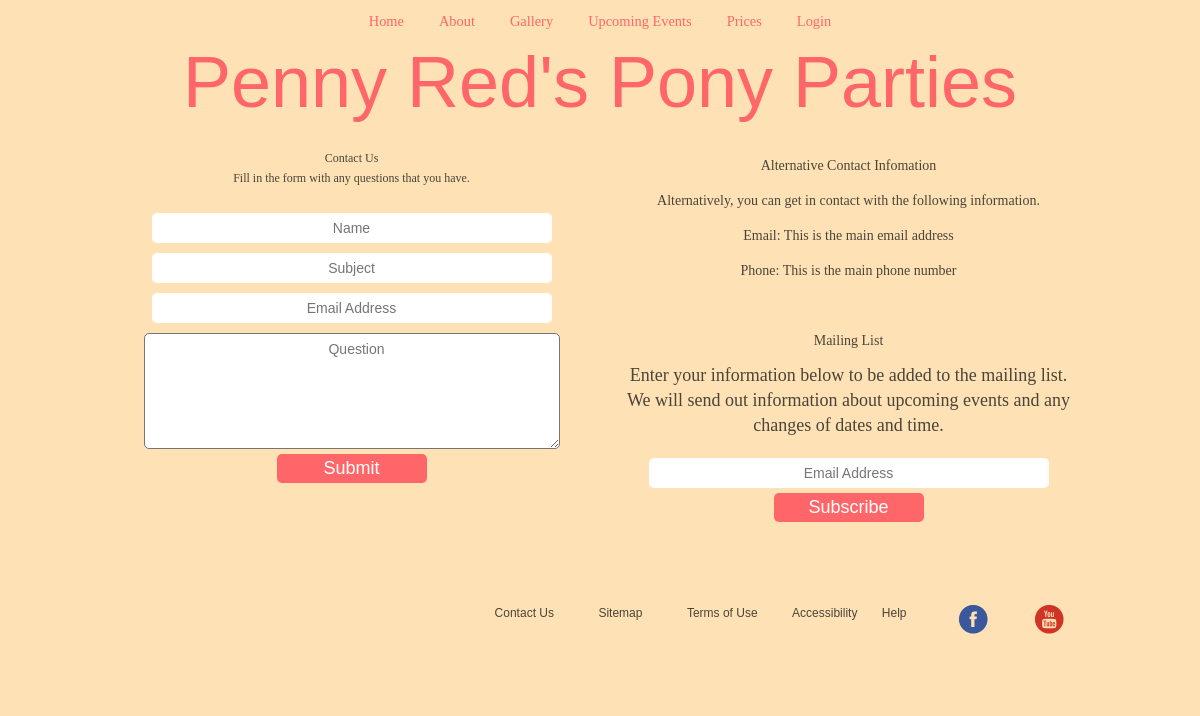
/Contact/contact.php, run on the app's committed database.
### tables this page shows
CREATE TABLE `editinfo` (
`textfieldid` int(11) NOT NULL,
  `textfield` text NOT NULL
);

### Contact/contact.php (the view, shortened to what this page needs)
<?php
include ("./headerc.php");
?>
		</div>
		<div id="contactleft">
			<div class="pagecontent_contact_left">
				<p class="header-text">Contact Us</p>
				<p class="contact-head">Fill in the form with any questions that you have.</p>
				<form method="post" action="contactformprocess.php">
					<div id="contactform">
						<input type="text" class="name" name="name" placeholder="Name" required>
						<input type="text" class="subject" name="subject"  placeholder="Subject" required>
						<input type="email" class="email" name="EMAIL"  placeholder="Email Address" required>
						<textarea name="question" class="question" placeholder="Question" required></textarea>
						<input type="submit" value="Submit" name="submit" id="submit-button" class="button">
					</div>
				</form>
			</div>
		</div>
		<div id="contactright">
			<div class="pagecontent_contact_right_top">
				<p class="header-text">Alternative Contact Infomation</p>
					<p class="contact-head">Alternatively, you can get in contact with the following information.</p>
					<p>Email:
						<?php
						  	$about_query = mysql_query("SELECT textfield FROM editinfo WHERE textfieldid = '3'");
							$get_result = mysql_fetch_assoc($about_query);
							$about_the_user = $get_result['textfield'];
							echo $about_the_user;
						?>
					</p>
					<p class="contact-head-2">Phone:
						<?
						  	$about_query = mysql_query("SELECT textfield FROM editinfo WHERE textfieldid='4'");
							$get_result = mysql_fetch_assoc($about_query);
							$about_the_user = $get_result['textfield'];
							echo $about_the_user;
						?>
					</p>
			</div>
			<div class="pagecontent_contact_right">
				<p class="header-text">Mailing List</p>
				<div id="mc_embed_signup">
					<p class="contact-head">Enter your information below to be added to the mailing list. We will send out information about upcoming events and any changes of dates and time.</p>
					<form action="" method="post" id="mc-embedded-subscribe-form" name="mc-embedded-subscribe-form" class="validate" target="_blank" novalidate>
						<input type="email" value="" name="EMAIL" class="email" id="mce-EMAIL" placeholder="Email Address" required>
						<input type="submit" value="Subscribe" name="subscribe" id="mc-embedded-subscribe" class="button">
					</form>
				</div>
			</div>
		</div>
		<br />
		</body>
</html>

### PR.css (style rules this page uses)
* { margin: 0; padding: 0; font-size: 18px; font-family: "Wingdings", sans-serif; background-color: #fee2b5; }
html, body { height: 100%; }
body { width: 1000px; margin: auto; }
p { color: #4a4439; margin-top: 10px; font-family: "KG Miss Kindergarten", Georgia, Serif; font-size: 1em; text-align: center; }
a { font-family: "KG Miss Kindergarten", Georgia, Serif; }
textarea { -webkit-border-radius: 5px; -moz-border-radius: 5px; border-radius: 5px; margin-bottom: 5px; margin-top: 5px; background-color: white; text-indent: 10px; }
input, text, date, time { margin-left: 10px; -moz-box-sizing: border-box; -webkit-box-sizing: border-box; box-sizing: border-box; border-radius: 5px; margin-bottom: 5px; background-color: white; color: #ff6669; border-style: none; margin: 0; padding: 0; transition: all .3s; width: 250px; }
input[type="submit"] { background: #ff6669; color: white; display: block; margin: 0 auto; padding: 4px 0; width: 150px; cursor: pointer; }
#termsofuse p, ol, ul, li { text-align: left; font-family: Arial; color: #4a4439; font-size: 16px; }
ul { padding: 15px; }
#contactleft { float: left; }
#contactright { float: right; }
.pagecontent_contact_left { width: 463px; height: 420px; margin: 10px 5px 10px 10px; padding: 10px 10px 5px 10px; font-size: 12px; line-height: 10px; text-align: center; }
.pagecontent_contact_right_top { width: 463px; height: 140px; margin: 10px 10px 10px 5px; padding: 10px 10px 5px 10px; font-size: 14px; line-height: 25px; text-align: center; }
.pagecontent_contact_right { width: 463px; height: 255px; margin: 10px 10px 10px 5px; padding: 20px 10px 5px 10px; font-size: 14px; line-height: 25px; text-align: center; }
#mc_embed_signup input.email { font-size: 14px; padding: 7px; margin: 20px 5px 5px 5px; width: 400px; text-align: center; }
textarea.question { height: 100px; }
#contactform input.email, input.subject, textarea.question { font-size: 14px; padding: 7px; margin: 5px 5px 5px 5px; width: 400px; text-align: center; }
#contactform input.name { font-size: 14px; padding: 7px; margin: 20px 5px 5px 5px; width: 400px; text-align: center; }
body { text-align: center; }
a, a:link, a:active { color: #ff6669; outline: none; text-decoration: none; }
#footercontainer { clear: both; width: 100%; height: 100px; bottom:0; left:0; top: 100%; }
#footercontainer a, li { color: #4a4439; list-style-type: none; font-family: Arial; font-size: 12px; display: inline; padding: 10px; }
#footer1 { float: right; margin-left: 20%; margin-right: -60px; }
#footer3 { float: right; margin-left: 5%; }

### data on the page
editinfo: textfield "This is the main email address"
editinfo: textfield "This is the main phone number"
